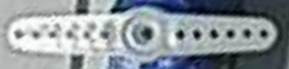
#> input picture template.png, 289 x 69 px
$ python servo_act_anal.py   (older library calls are emulated)
#> lines starting #> are read from the running program, lines starting #| are printed output that depends on the picture; after the words box and inside, x2 and y2 are one past the last pixel; in counts of white or black regions, pixels touching at a corner belong together
### utils.py
import cv2
import numpy as np
import matplotlib.pyplot as plt
from scipy.spatial.distance import cdist

# [49 lines left out: functions coords_in_img, get_line_from_image, get_angle, get_line_pts, not called in this run]

# [19 lines of commented-out code are left out]

"""Black and white processing"""


def black_white(img):
    # for image_path in images_path:
    #     img = cv2.imread(image_path)
        # img = cv2.resize(img, (64, 32), interpolation=cv2.INTER_CUBIC)
    height, width, depth = np.array(img).shape
    white = [255, 255, 255]
    black = [0, 0, 0]
    # [7 lines of commented-out code are left out]
    gray = cv2.cvtColor(img, cv2.COLOR_BGR2GRAY)

    # cv2.waitKey(0)
    ret, binary = cv2.threshold(gray, 150, 255, cv2.THRESH_BINARY)
    cnts,_ = cv2.findContours(binary, cv2.RETR_TREE, cv2.CHAIN_APPROX_SIMPLE)
    # print(len(cnts))
    # cnts = cnts[0] if imutils.is_cv2() else cnts[1]
    # Sort the outlines in descending order by area
    c = sorted(cnts, key=cv2.contourArea, reverse=True)
    largest = c[0]

    img2 = np.zeros((480,640)).astype(np.uint8)  # create a single channel 200x200 pixel black image
    cv2.fillPoly(img2, pts=[largest], color=(255, 255, 255))
    res = cv2.bitwise_and(img, img, mask=img2)
    cv2.imshow("gray",res)

    # Fill small areas with black
    # for i in range(len(c),len(c)+1):
    # x, y, w, h = cv2.boundingRect(largest)
    # img[y:(y + h), x:(x + w), :] = black
    return  res
    # [8 lines of commented-out code are left out]

### servo_act_anal.py
import numpy as np
import cv2
import utils
import matplotlib.pyplot as plt
cap = cv2.VideoCapture("output.mp4")
template = cv2.imread("template.png")
#> template is the input picture: shape (69, 289, 3); mean B, G, R 154.4, 149.1, 140.1
while cap.isOpened():
    ret, frame = cap.read()
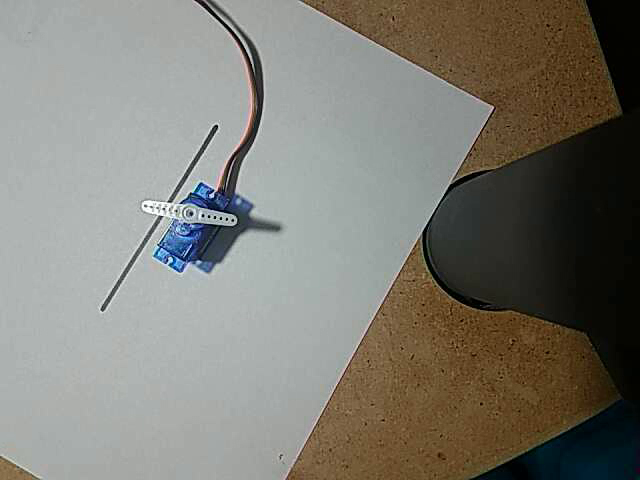
#> input picture frame 17 of output.mp4, 640 x 480 px
#> frame is the input picture: shape (480, 640, 3); mean B, G, R 115, 123, 124.9
    cap.release()
    break
    # [8 lines of commented-out code are left out]
template=cv2.GaussianBlur(template,ksize=(5,5),sigmaX=1)
frame = cv2.GaussianBlur(frame,ksize=(5,5),sigmaX=1)
orb = cv2.ORB_create(nfeatures=10000,patchSize=40)
kp1 = orb.detect(template,None)
#> kp1 = 33 keypoints; strongest (x, y, size): (197, 36, 40), (229, 34, 40), (214, 35, 40), (196, 33, 40)
kp1, des1 = orb.compute(template, kp1)
# draw only keypoints location,not size and orientation
img2 = cv2.drawKeypoints(template, kp1, None, color=(0,255,0), flags=0)
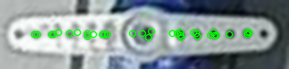
#> img2: shape (69, 289, 3); mean B, G, R 150, 152.9, 135.9
plt.imshow(img2), plt.show()
kp2 = orb.detect(frame,None)
#> kp2 = 776 keypoints; strongest (x, y, size): (211, 196, 40), (216, 126, 40), (160, 217, 48), (209, 192, 57.6)
kp2, des2 = orb.compute(frame, kp2)
# draw only keypoints location,not size and orientation
img3 = cv2.drawKeypoints(frame, kp2, None, color=(0,255,0), flags=0)
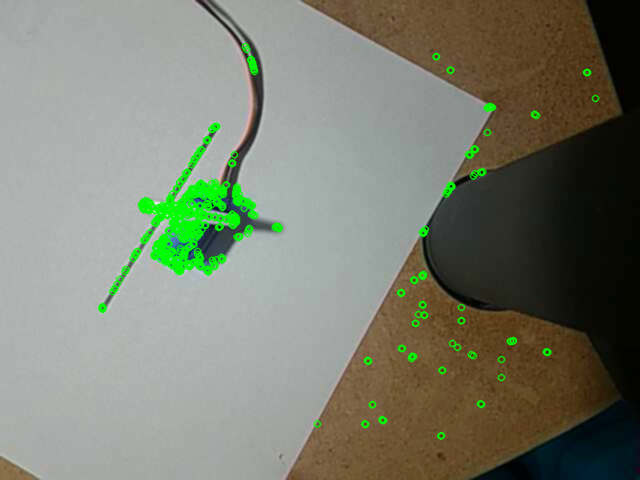
#> img3: shape (480, 640, 3); mean B, G, R 111.8, 126.3, 122.3

bf = cv2.BFMatcher(cv2.NORM_HAMMING, crossCheck=True)

# Match descriptors.
matches = bf.match(des1,des2)
#> matches = 21 matches

# Sort them in the order of their distance.
matches = sorted(matches, key = lambda x:x.distance)
img4 = np.zeros((480,640,3))

src_pts = np.float32([ kp1[m.queryIdx].pt for m in matches[:500]]).reshape(-1,1,2)
#> src_pts = 21 rows, first 8: [102, 34], [132, 33], [142, 33], [180, 32], [249, 32], [93, 34], [181, 37], [177, 33]
dst_pts = np.float32([ kp2[m.trainIdx].pt for m in matches[:500] ]).reshape(-1,1,2)
#> dst_pts = 21 rows, first 8: [181.4, 266.4], [185.8, 195.8], [169.2, 250.8], [146.3, 235.9], [207.4, 138.9], [198, 193.2], [191, 213], [162, 240]
# Draw first 10 matches.
img4=cv2.drawMatches(template,kp1,frame,kp2,matches[:500],img4,flags=2)
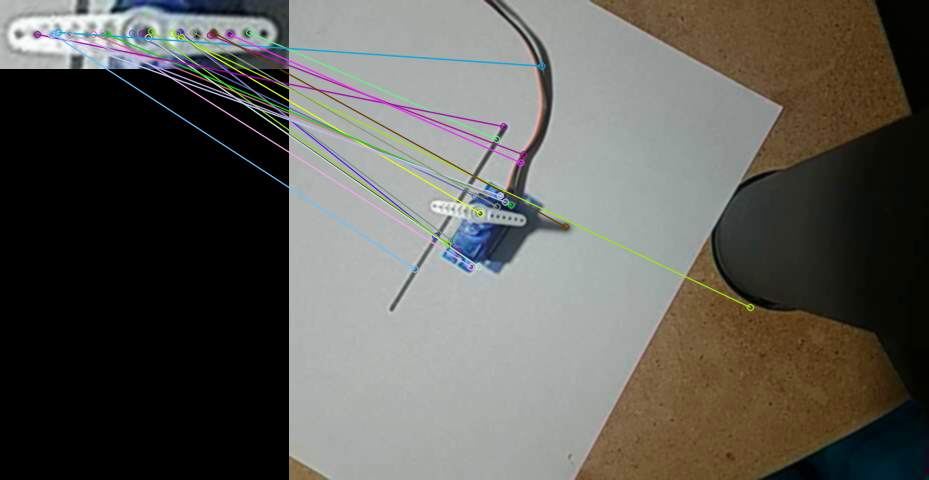
#> img4: shape (480, 929, 3); mean B, G, R 86.5, 91.9, 92.8
M, mask = cv2.findHomography(src_pts, dst_pts, cv2.RANSAC,5.0)
#> M = [[-0.0625, -6.54, 212.8], [-0.052, -6.15, 199.9], [-0.000226, -0.0309, 1]]; mask = 21 values, max 1 at index 12, min 0 at index 0, mean 0.19
matchesMask = mask.ravel().tolist()
#> matchesMask = [0, 0, 0, 0, 0, 0, 0, 0, 0, 0, 0, 0, 1, 0, 0, 1, 0, 1, 1, 0, 0]
h, w, d = template.shape
#> h = 69; w = 289; d = 3
pts = np.float32([[0, 0], [0, h - 1], [w - 1, h - 1], [w - 1, 0]]).reshape(-1, 1, 2)
#> pts = [[0, 0], [0, 68], [288, 68], [288, 0]]
dst = cv2.perspectiveTransform(pts, M)
#> dst = [[212.8, 199.9], [211.2, 199], [214.9, 200.7], [208.4, 197.7]]
img5 = cv2.polylines(frame, [np.int32(dst)], True, 255, 3, cv2.LINE_AA)

plt.imshow(img5),plt.show()
plt.imshow(img3), plt.show()
cv2.imshow("fr",frame)
result = utils.black_white(frame)
#> in black_white, `gray = cv2.cvtColor(img, cv2.COLOR_BGR2GRAY)`:
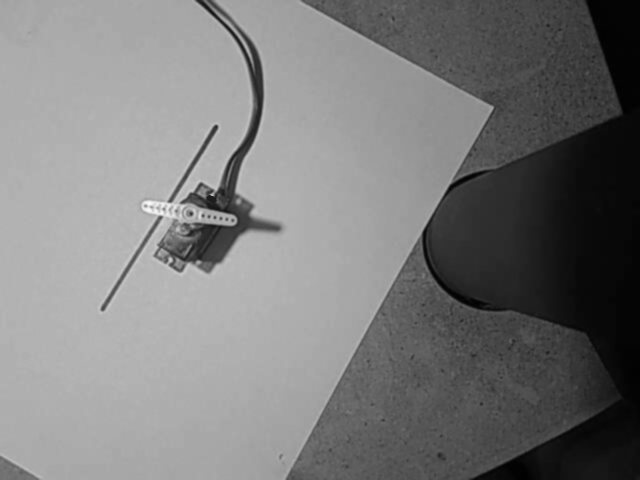
#> gray: shape (480, 640); min 1, max 249, mean 122.5
#> in black_white, `ret, binary = cv2.threshold(gray, 150, 255, cv2.THRESH_BINARY)`:
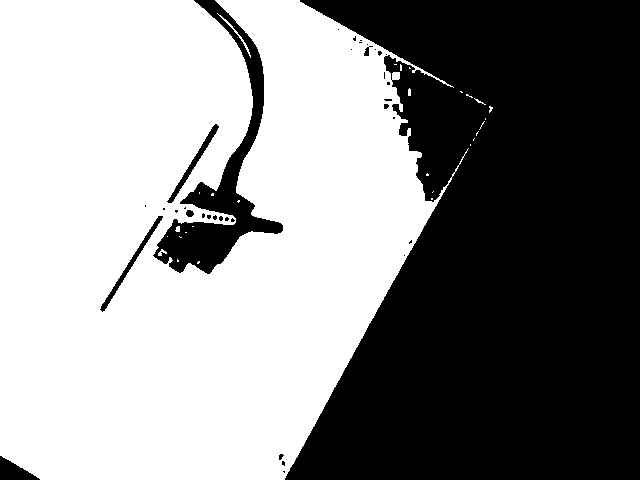
#> binary: shape (480, 640); 55.3% white; 36 black regions (27 under 20 px)
#> in black_white, `cnts,_ = cv2.findContours(binary, cv2.RETR_TREE, cv2.CHAIN_APPROX_SIMP..`: cnts = 63 contours, 50 with area under 20; largest, box (x1, y1, x2, y2) and area: (0, 0, 469, 480) 169449, (99, 215, 164, 313) 610, (166, 123, 220, 204) 560, (217, 13, 251, 58) 55, (185, 209, 195, 218) 54
#> in black_white, `c = sorted(cnts, key=cv2.contourArea, reverse=True)`: c has the same summary as cnts
#> in black_white, `largest = c[0]`: largest = contour of 1053 points, box (x1, y1, x2, y2) (0, 0, 469, 480), area 169449
#> in black_white, `cv2.fillPoly(img2, pts=[largest], color=(255, 255, 255))`: img2: shape (480, 640); 55.6% white; 3 black regions, box (x1, y1, x2, y2) and area: (285, 0, 640, 480) 127824, (153, 0, 283, 274) 8051, (0, 456, 40, 480) 515
#> in black_white, `res = cv2.bitwise_and(img, img, mask=img2)`:
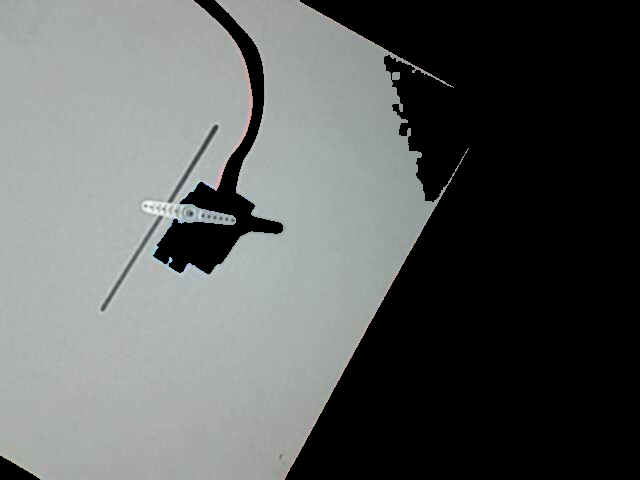
#> res: shape (480, 640, 3); mean B, G, R 95.3, 96.2, 93.4
# hsv = cv2.cvtColor(frame, cv2.COLOR_BGR2HSV)
#
# # Threshold of blue in HSV space
# lower_blue = np.array([0, 0, 200])
# upper_blue = np.array([180, 255, 30])
#
# # preparing the mask to overlay
# mask = cv2.inRange(hsv, lower_blue, upper_blue)
#
# # The black region in the mask has the value of 0,
# # so when multiplied with original image removes all non-blue regions
# result = cv2.bitwise_and(frame, frame, mask=mask)
cv2.imshow("fr2",result)
cv2.waitKey(0)
